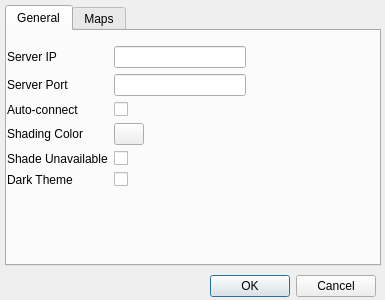
<?xml version="1.0" encoding="UTF-8"?>
<ui version="4.0">
 <class>SettingsDialog</class>
 <widget class="QDialog" name="SettingsDialog">
  <property name="geometry">
   <rect>
    <x>0</x>
    <y>0</y>
    <width>385</width>
    <height>300</height>
   </rect>
  </property>
  <property name="windowTitle">
   <string>Dialog</string>
  </property>
  <widget class="QDialogButtonBox" name="buttonBox">
   <property name="geometry">
    <rect>
     <x>35</x>
     <y>275</y>
     <width>341</width>
     <height>22</height>
    </rect>
   </property>
   <property name="orientation">
    <enum>Qt::Horizontal</enum>
   </property>
   <property name="standardButtons">
    <set>QDialogButtonBox::Cancel|QDialogButtonBox::Ok</set>
   </property>
  </widget>
  <widget class="QTabWidget" name="tabWidget">
   <property name="geometry">
    <rect>
     <x>5</x>
     <y>5</y>
     <width>376</width>
     <height>261</height>
    </rect>
   </property>
   <property name="currentIndex">
    <number>0</number>
   </property>
   <widget class="QWidget" name="general">
    <attribute name="title">
     <string>General</string>
    </attribute>
    <widget class="QWidget" name="gridLayoutWidget">
     <property name="geometry">
      <rect>
       <x>0</x>
       <y>15</y>
       <width>371</width>
       <height>196</height>
      </rect>
     </property>
     <layout class="QGridLayout" name="gridLayout">
      <item row="4" column="0">
       <widget class="QLabel" name="label_4">
        <property name="text">
         <string>Shade Unavailable</string>
        </property>
       </widget>
      </item>
      <item row="0" column="0">
       <widget class="QLabel" name="label">
        <property name="text">
         <string>Server IP</string>
        </property>
       </widget>
      </item>
      <item row="6" column="1">
       <spacer name="verticalSpacer">
        <property name="orientation">
         <enum>Qt::Vertical</enum>
        </property>
        <property name="sizeHint" stdset="0">
         <size>
          <width>20</width>
          <height>40</height>
         </size>
        </property>
       </spacer>
      </item>
      <item row="0" column="1">
       <widget class="QLineEdit" name="serverIp"/>
      </item>
      <item row="1" column="0">
       <widget class="QLabel" name="label_2">
        <property name="text">
         <string>Server Port</string>
        </property>
       </widget>
      </item>
      <item row="2" column="0">
       <widget class="QLabel" name="label_3">
        <property name="text">
         <string>Auto-connect</string>
        </property>
       </widget>
      </item>
      <item row="2" column="1">
       <widget class="QCheckBox" name="serverAutoConnect">
        <property name="text">
         <string/>
        </property>
       </widget>
      </item>
      <item row="6" column="2">
       <spacer name="horizontalSpacer">
        <property name="orientation">
         <enum>Qt::Horizontal</enum>
        </property>
        <property name="sizeHint" stdset="0">
         <size>
          <width>40</width>
          <height>20</height>
         </size>
        </property>
       </spacer>
      </item>
      <item row="1" column="1">
       <widget class="QLineEdit" name="serverPort"/>
      </item>
      <item row="3" column="0">
       <widget class="QLabel" name="label_5">
        <property name="text">
         <string>Shading Color</string>
        </property>
       </widget>
      </item>
      <item row="4" column="1">
       <widget class="QCheckBox" name="cbShadeUnavailable">
        <property name="text">
         <string/>
        </property>
       </widget>
      </item>
      <item row="3" column="1">
       <widget class="QPushButton" name="pbShadeColor">
        <property name="sizePolicy">
         <sizepolicy hsizetype="Fixed" vsizetype="Fixed">
          <horstretch>0</horstretch>
          <verstretch>0</verstretch>
         </sizepolicy>
        </property>
        <property name="minimumSize">
         <size>
          <width>30</width>
          <height>20</height>
         </size>
        </property>
        <property name="maximumSize">
         <size>
          <width>30</width>
          <height>25</height>
         </size>
        </property>
        <property name="text">
         <string/>
        </property>
       </widget>
      </item>
      <item row="5" column="0">
       <widget class="QLabel" name="label_6">
        <property name="text">
         <string>Dark Theme</string>
        </property>
       </widget>
      </item>
      <item row="5" column="1">
       <widget class="QCheckBox" name="cbTheme">
        <property name="text">
         <string/>
        </property>
       </widget>
      </item>
     </layout>
    </widget>
   </widget>
   <widget class="QWidget" name="maps">
    <attribute name="title">
     <string>Maps</string>
    </attribute>
    <widget class="QFrame" name="frame_3">
     <property name="geometry">
      <rect>
       <x>5</x>
       <y>10</y>
       <width>361</width>
       <height>146</height>
      </rect>
     </property>
     <property name="frameShape">
      <enum>QFrame::StyledPanel</enum>
     </property>
     <property name="frameShadow">
      <enum>QFrame::Raised</enum>
     </property>
     <widget class="QWidget" name="gridLayoutWidget_2">
      <property name="geometry">
       <rect>
        <x>5</x>
        <y>105</y>
        <width>351</width>
        <height>36</height>
       </rect>
      </property>
      <layout class="QGridLayout" name="gridLayout_10">
       <item row="0" column="1">
        <widget class="QLineEdit" name="mapDirectory"/>
       </item>
       <item row="0" column="0">
        <widget class="QLabel" name="label_43">
         <property name="text">
          <string>Directory</string>
         </property>
         <property name="alignment">
          <set>Qt::AlignRight|Qt::AlignTrailing|Qt::AlignVCenter</set>
         </property>
        </widget>
       </item>
       <item row="0" column="2">
        <widget class="QPushButton" name="pbBrowse">
         <property name="enabled">
          <bool>true</bool>
         </property>
         <property name="sizePolicy">
          <sizepolicy hsizetype="Preferred" vsizetype="Preferred">
           <horstretch>0</horstretch>
           <verstretch>0</verstretch>
          </sizepolicy>
         </property>
         <property name="minimumSize">
          <size>
           <width>0</width>
           <height>22</height>
          </size>
         </property>
         <property name="maximumSize">
          <size>
           <width>80</width>
           <height>22</height>
          </size>
         </property>
         <property name="text">
          <string>Browse</string>
         </property>
        </widget>
       </item>
      </layout>
     </widget>
     <widget class="QLabel" name="label_184">
      <property name="geometry">
       <rect>
        <x>65</x>
        <y>5</y>
        <width>261</width>
        <height>21</height>
       </rect>
      </property>
      <property name="font">
       <font>
        <weight>75</weight>
        <bold>true</bold>
       </font>
      </property>
      <property name="text">
       <string>Azimuthal Eqidistant Map Files</string>
      </property>
      <property name="alignment">
       <set>Qt::AlignCenter</set>
      </property>
     </widget>
     <widget class="QLabel" name="label_185">
      <property name="geometry">
       <rect>
        <x>95</x>
        <y>35</y>
        <width>191</width>
        <height>26</height>
       </rect>
      </property>
      <property name="text">
       <string>&lt;a href=&quot;https://ns6t.net/azimuth/&quot;&gt;https://ns6t.net/azimuth/&lt;/a&gt;</string>
      </property>
      <property name="alignment">
       <set>Qt::AlignCenter</set>
      </property>
      <property name="openExternalLinks">
       <bool>true</bool>
      </property>
     </widget>
     <widget class="QLabel" name="label_45">
      <property name="geometry">
       <rect>
        <x>50</x>
        <y>70</y>
        <width>276</width>
        <height>26</height>
       </rect>
      </property>
      <property name="text">
       <string>map1.png, map2.png, ... , mapN.png</string>
      </property>
      <property name="alignment">
       <set>Qt::AlignCenter</set>
      </property>
     </widget>
    </widget>
   </widget>
  </widget>
 </widget>
 <resources/>
 <connections>
  <connection>
   <sender>buttonBox</sender>
   <signal>rejected()</signal>
   <receiver>SettingsDialog</receiver>
   <slot>reject()</slot>
   <hints>
    <hint type="sourcelabel">
     <x>316</x>
     <y>260</y>
    </hint>
    <hint type="destinationlabel">
     <x>286</x>
     <y>274</y>
    </hint>
   </hints>
  </connection>
  <connection>
   <sender>buttonBox</sender>
   <signal>accepted()</signal>
   <receiver>SettingsDialog</receiver>
   <slot>accept()</slot>
   <hints>
    <hint type="sourcelabel">
     <x>248</x>
     <y>254</y>
    </hint>
    <hint type="destinationlabel">
     <x>157</x>
     <y>274</y>
    </hint>
   </hints>
  </connection>
 </connections>
</ui>
